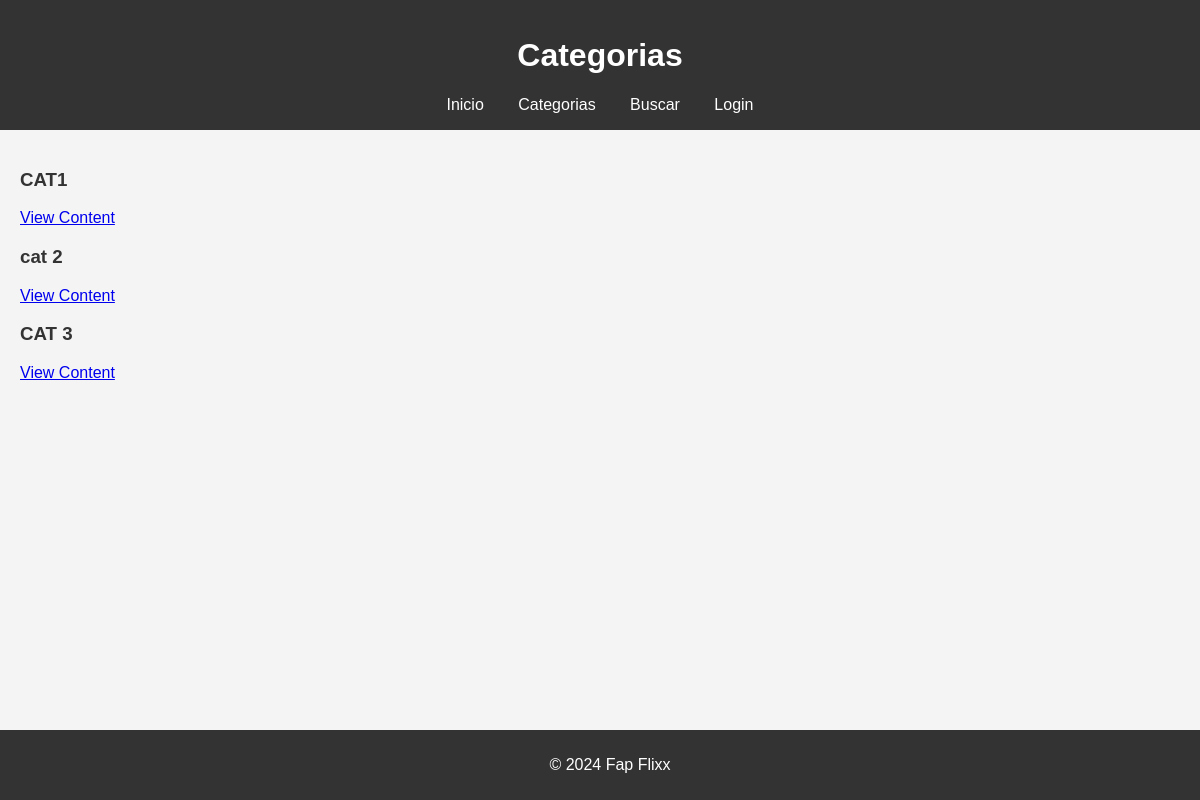
The app's page /category.php with its own data.
### tables this page shows
CREATE TABLE `categories` (
  `id` int(11) NOT NULL,
  `name` varchar(50) NOT NULL
);

### category.php (the view, shortened to what this page needs)
<?php
include 'db.php';
$categoryQuery = $db->query('SELECT * FROM categories');
$categories = $categoryQuery->fetchAll(PDO::FETCH_ASSOC);
?>
<!DOCTYPE html>
<html lang="en">
<head>
    <link rel="stylesheet" href="styles.css">
</head>
<body>
    <header>
        <h1>Categorias</h1>
        <nav>
            <a href="index.php">Inicio</a>
            <a href="category.php">Categorias</a>
            <a href="search.php">Buscar</a>
            <a href="login.php">Login</a>
        </nav>
    </header>
    <main>
        <section id="categories">
            <?php foreach ($categories as $category): ?>
                <div>
                    <h3><?= htmlspecialchars($category['name']) ?></h3>
                    <a href="category_content.php?id=<?= $category['id'] ?>">View Content</a>
                </div>
            <?php endforeach; ?>
        </section>
    </main>
    <footer>
        <p>&copy; 2024 Fap Flixx</p>
    </footer>
</body>
</html>

### styles.css (style rules this page uses)
body { display: flex; flex-direction: column; min-height: 100vh; margin: 0; font-family: Arial, sans-serif; background-color: #f4f4f4; }
header { background-color: #333; color: white; padding: 1em 0; text-align: center; }
header nav a { color: white; text-decoration: none; margin: 0 15px; }
main { flex: 1; padding: 20px; }
h2, h3 { color: #333; }
footer { text-align: center; padding: 10px; background-color: #333; color: white; position: relative; bottom: 0; width: 100%; }

### records on screen
categories: name "CAT1"
categories: name "cat 2"
categories: name "CAT 3"
